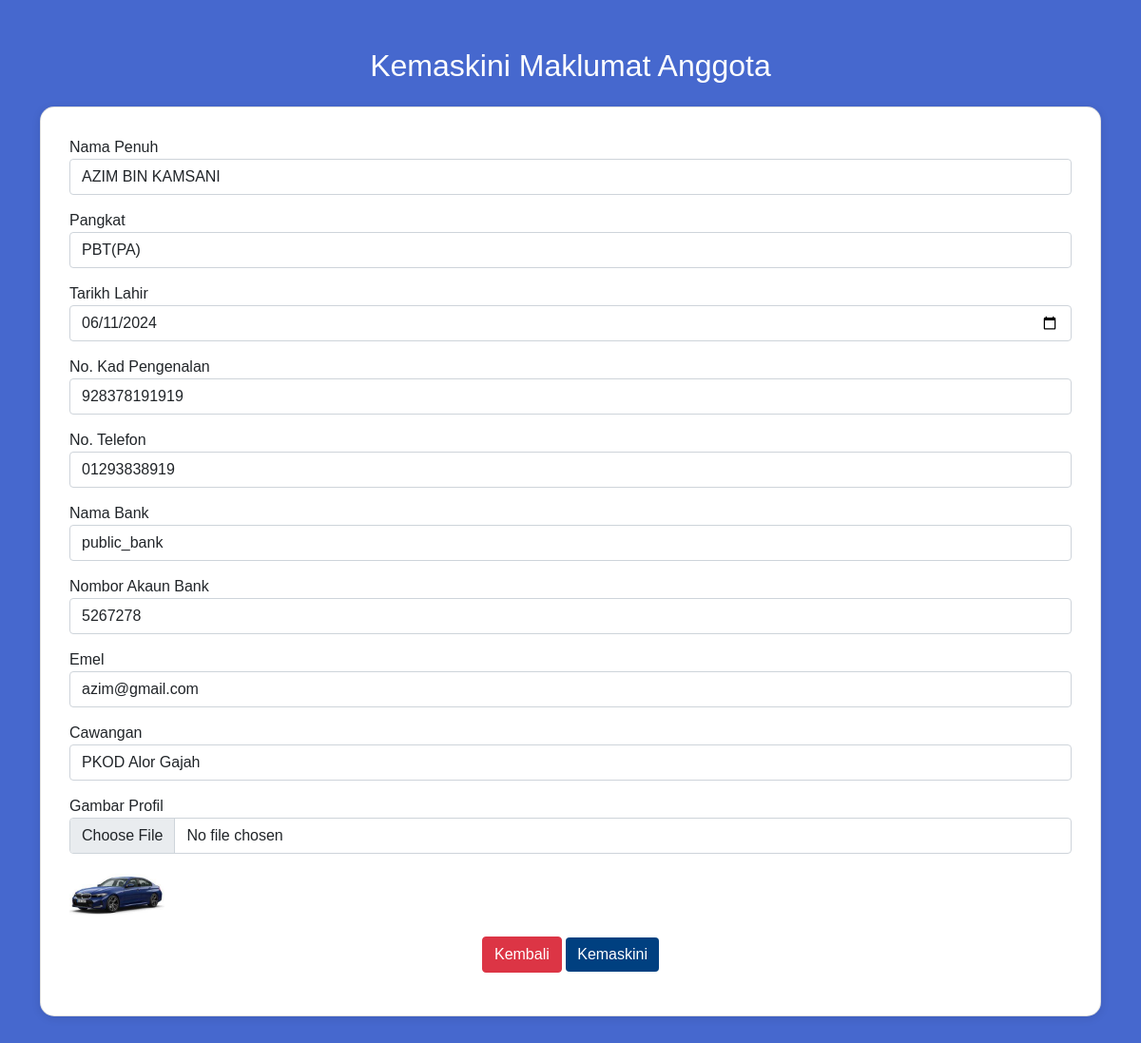
Page /astp/update-astp.php?id=M(S)000912 on the committed database.
### tables this page shows
CREATE TABLE `astp` (
  `astp_id` varchar(15) NOT NULL,
  `name` varchar(45) NOT NULL,
  `password` varchar(255) NOT NULL,
  `dob` date NOT NULL,
  `no_ic` varchar(45) DEFAULT NULL,
  `phone_num` varchar(11) DEFAULT NULL,
  `bank_name` varchar(45) DEFAULT NULL,
  `bank_account` bigint NOT NULL,
  `position` varchar(45) NOT NULL,
  `email` varchar(45) NOT NULL,
  `branch` varchar(45) NOT NULL,
  `image` varchar(100) NOT NULL,
  PRIMARY KEY (`astp_id`),
  UNIQUE KEY `bank_account_UNIQUE` (`bank_account`),
  UNIQUE KEY `no_ic_UNIQUE` (`no_ic`)
);

### astp/update-astp.php (the view, shortened to what this page needs)
<?php
include 'connection.php';
if (isset($_GET['id'])) {
    $id = $_GET['id'];
    $query = "SELECT * FROM astp WHERE astp_id = ?";
    $stmt = mysqli_prepare($conn, $query);
    mysqli_stmt_bind_param($stmt, 's', $id);
    mysqli_stmt_execute($stmt);
    $result = mysqli_stmt_get_result($stmt);
    if ($result && mysqli_num_rows($result) > 0) {
        $row = mysqli_fetch_array($result);
    } else {
        echo "Record not found.";
        exit;
    }
} else {
    echo "Invalid ID.";
    exit;
}
?>
<!DOCTYPE html>
<html>
<head>
    <link href="https://cdn.jsdelivr.net/npm/bootstrap@5.1.3/dist/css/bootstrap.min.css" rel="stylesheet">
</head>
<body>
    <div class="container">
        <h2 class="text-center text-white mb-4">Kemaskini Maklumat Anggota</h2>
        <div class="card">
            <div class="card-body">
                <form action="update-astp.php?id=<?php echo htmlspecialchars($id); ?>" method="POST" enctype="multipart/form-data">
                    <div class="form-group">
                        <label for="name">Nama Penuh</label>
                        <input type="text" name="name" class="form-control" value="<?php echo htmlspecialchars($row['name']); ?>" required>
                    </div>
                    <div class="form-group">
                        <label for="position">Pangkat</label>
                        <input type="text" name="position" class="form-control" value="<?php echo htmlspecialchars($row['position']); ?>" required>
                    </div>
                    <div class="form-group">
                        <label for="dob">Tarikh Lahir</label>
                        <input type="date" name="dob" class="form-control" value="<?php echo htmlspecialchars($row['dob']); ?>" required>
                    </div>
                    <div class="form-group">
                        <label for="no_ic">No. Kad Pengenalan</label>
                        <input type="text" name="no_ic" class="form-control" value="<?php echo htmlspecialchars($row['no_ic']); ?>" required>
                    </div>
                    <div class="form-group">
                        <label for="phone_num">No. Telefon</label>
                        <input type="text" name="phone_num" class="form-control" value="<?php echo htmlspecialchars($row['phone_num']); ?>" required>
                    </div>
                    <div class="form-group">
                        <label for="bank_name">Nama Bank</label>
                        <input type="text" name="bank_name" class="form-control" value="<?php echo htmlspecialchars($row['bank_name']); ?>" required>
                    </div>
                    <div class="form-group">
                        <label for="bank_account">Nombor Akaun Bank</label>
                        <input type="text" name="bank_account" class="form-control" value="<?php echo htmlspecialchars($row['bank_account']); ?>" required>
                    </div>
                    <div class="form-group">
                        <label for="email">Emel</label>
                        <input type="email" name="email" class="form-control" value="<?php echo htmlspecialchars($row['email']); ?>" required>
                    </div>
                    <div class="form-group">
                        <label for="branch">Cawangan</label>
                        <input type="text" name="branch" class="form-control" value="<?php echo htmlspecialchars($row['branch']); ?>" required>
                    </div>
                    <div class="form-group">
                        <label for="image">Gambar Profil</label>
                        <input type="file" name="image" class="form-control">
                        <img src="../images/<?php echo htmlspecialchars($row['image']); ?>" class="mt-3" style="max-width: 100px;" alt="Current Profile Image">
                    </div>
                    <div class="form-group text-center">
                        <a href="astp_view_astp.php" class="btn btn-danger">Kembali</a>
                        <button type="submit" class="btn btn-primary">Kemaskini</button>
                    </div>
                </form>
            </div>
        </div>
    </div>
</body>
</html>

### astp/update-astp.php (style rules this page uses)
body { background-color: #4668CE; padding-bottom: 100px; font-family: Arial, sans-serif; }
.container { margin-top: 50px; }
.card { border-radius: 15px; box-shadow: 0 2px 10px rgba(0, 0, 0, 0.1); overflow: hidden; }
.card-body { padding: 30px; }
.form-group { margin-bottom: 15px; }
.btn-primary { background-color: #004080; border: none; }

### rows in the picture
astp: name "AZIM BIN KAMSANI", position "PBT(PA)", dob "06/11/2024", no_ic "928378191919", phone_num "01293838919", bank_name "public_bank", bank_account "5267278", email "azim@gmail.com", branch "PKOD Alor Gajah", image (picture)
